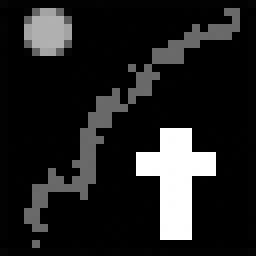
%> input picture Project/codes/Svdittik/Bluring Matlab/image.jpg, 32 x 32 px (shown 8 times larger)
$ octave ill_posed.m   (GNU Octave 9; MATLAB toolbox functions it lacks are replaced by stand-ins)
%> lines starting %> are read from the running program, lines starting %| are printed output that depends on the picture
### Project/codes/Svdittik/Bluring Matlab/mblur.m
function T = mblur(N,bandw,xy);
%MBLUR  Create a block Toeplitz matrix that models motion deblurring.
%
% function T = mblur(N,bandw,xy);
%
% The matrix T an N*N-by-N*N symmetric, block Toeplitz matrix that models
% blurring of an N-by-N image by a linear motion blur along the x- or y-axis.
% It is stored in sparse matrix format.
%
% The bandwidth, specified by the integer bandw, detemines the "length"
% of the deblurring, in the sense that bandw is the half-bandwidth of
% the matrix.  Hence, the total "length" of the deblurring is 2*bandw-1.
% If bandw is not specified, bandw = 3 is used.
%
% The direction of the motion blurring is determined by the third
% argument being either 'x' og 'y'.  The default is 'y',

% Per Christian Hansen, IMM, 09/03/97.

% Initialization.
if (nargin < 2), bandw = 3; end
bandw = min(bandw,N);
if (nargin < 3), xy = 'y'; end

% Construct T via Kronecker product.
T = spdiags(ones(N,2*bandw-1),[-bandw+1:bandw-1],N,N)/(2*bandw-1);
if (xy=='x')
  T = kron(T,speye(N));
elseif (xy=='y')
  T = kron(speye(N),T);
else
  error('Illegal third argument')
end

### Project/codes/Svdittik/Bluring Matlab/oblur.m
function T = oblur(N,bandw);
%OBLUR  Create a block Toeplitz matrix that models our-of-focus deblurring.
%
% function T = oblur(N,bandw);
%
% The matrix T an N*N-by-N*N symmetric, block Toeplitz matrix that models
% out-of-foucs blurring of an N-by-N image, stored in sparse matrix format.
%
% The bandwidth, specified by the integer bandw, detemines the "size"
% of the deblurring, in the sense that bandw is the half-bandwidth of
% the matrix.  If bandw is not specified, bandw = 3 is used.

% Per Christian Hansen, IMM, 09/03/97.

% Initialization.
if (nargin < 2), bandw = 3; end
bandw = min(bandw,N);

% Construct T via Kronecker product.
T = spdiags(ones(N,2*bandw-1),[-bandw+1:bandw-1],N,N)/(2*bandw-1);
T = kron(T,T);

### Project/codes/Svdittik/Bluring Matlab/ill_posed.m
clc;
close all;
clear all;
N = 32;
bandw = 3;
xy = 'x';
A_x = mblur(N,bandw,xy);
save('A_x.mat','A_x');
xy = 'y';
A_y = mblur(N,bandw,xy);
save('A_y.mat','A_y');
T = oblur(N,bandw);
save('T.mat','T');
%%
image = double(imread('image.jpg'));
%> image: size 32x32 double; min 0, max 255, mean 32.8; mean of the top-left, top-right, bottom-left and bottom-right quarters 25.3, 15.5, 16.3, 74
figure()
imshow(uint8(image))
%%
vector_image = image(:);
%> vector_image = 1024 values, max 255 at index 564, min 0 at index 2, mean 32.78
restored_image = reshape(vector_image,[32,32]);
figure()
imshow(uint8(restored_image))
%%
A_x_filtered = A_x * vector_image;
%> A_x_filtered = 1024 values, max 255 at index 628, min 0 at index 2, mean 32.73
A_x_restored = reshape(A_x_filtered,[32,32]);
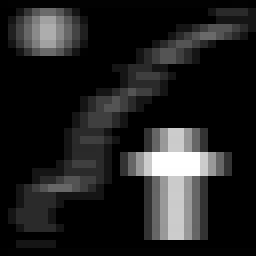
%> A_x_restored: size 32x32 double (shown 8 times larger); min 0, max 255, mean 32.7
imwrite(uint8(A_x_restored),'A_x_result.jpg')
%%
A_y_filtered = A_y * vector_image;
%> A_y_filtered = 1024 values, max 255 at index 659, min 0 at index 36, mean 32.56
A_y_restored = reshape(A_y_filtered,[32,32]);
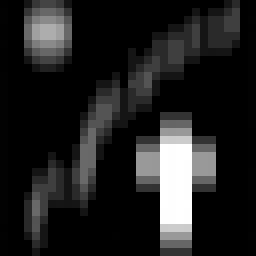
%> A_y_restored: size 32x32 double (shown 8 times larger); min 0, max 255, mean 32.6; mean of the top-left, top-right, bottom-left and bottom-right quarters 24.7, 17.7, 16.3, 71.5
imwrite(uint8(A_y_restored),'A_y_result.jpg')
%%
T_filtered = T * vector_image;
%> T_filtered = 1024 values, max 234.5 at index 725, min 0 at index 106, mean 32.51
T_restored = reshape(T_filtered,[32,32]);
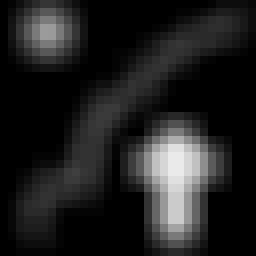
%> T_restored: size 32x32 double (shown 8 times larger); min 0, max 234.5, mean 32.5
imwrite(uint8(T_restored),'T_result.jpg')
